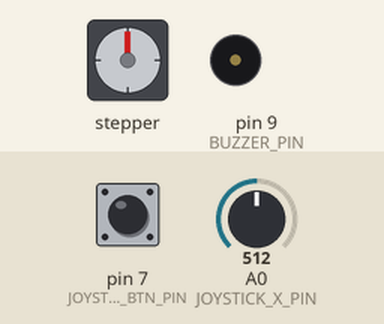
Simulated run of this sketch. Board: Arduino Uno, built with avr-gcc and run on an emulated ATmega328P. Parts: stepper motor, buzzer (waves = sounding). Wiring (inferred from the names in the program): stepper motor driver (200 steps per turn assumed): step pin 2; direction pin 3; enable pin 4. The inputs (shaded band) are chosen by the test bench; at power-on: A0 (JOYSTICK_X_PIN) = 512, pin 7 (JOYSTICK_BTN_PIN) HIGH.

Above: at 1.2 s.
1.3 s: A0 (JOYSTICK_X_PIN) set to 551
2.8 s: A0 (JOYSTICK_X_PIN) set to 563
At 3.25 s:
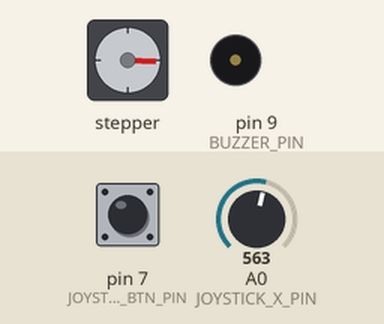
5.8 s: pin 7 (JOYSTICK_BTN_PIN) pulled LOW for 0.15 s
At 5.95 s:
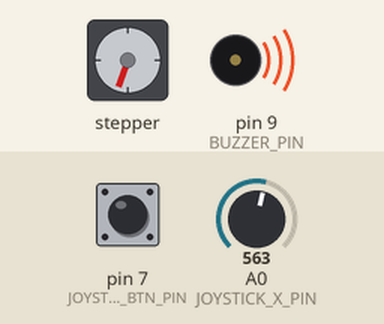
8.8 s: pin 7 (JOYSTICK_BTN_PIN) pulled LOW for 1 s
At 8.96 s:
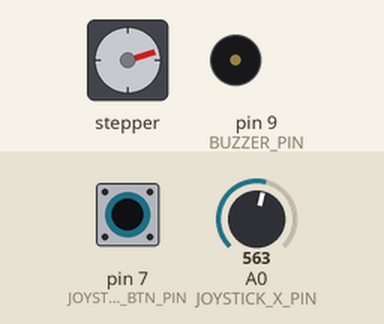
11.8 s: pin 7 (JOYSTICK_BTN_PIN) pulled LOW for 0.15 s
At 11.96 s:
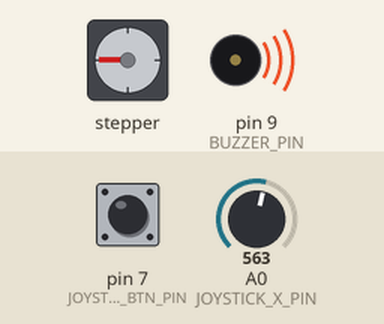
14.9 s: A0 (JOYSTICK_X_PIN) set to 716
Timing chart, 0 to 24.4 s (numbered marks = the images above; inputs shaded):
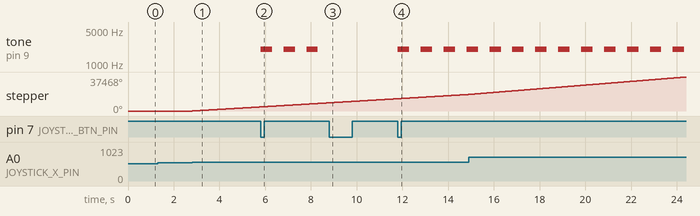

The sketch:

main.ino
```cpp
/**
 * @file main.ino
 * @brief Controls a stepper motor with a joystick and features an adjustable zero position.
 *
 * This code allows for precise control of a stepper motor using a joystick.
 * It has two modes of operation, toggled by the joystick's built-in button:
 *
 * 1. RUN MODE:
 * - The motor's movement is restricted between a defined lower and upper 50bound.
 * - The position is tracked and printed to the Serial Monitor.
 *
 * 2. ADJUST MODE:
 * - The motor can move freely without any software limits.
 * - The Arduino's built-in LED will blink periodically to indicate this mode is active.
 * - The position is not tracked. This mode is used to manually move the motor
 * to a physical starting point or "zero" position.
 *
 * Switching from ADJUST MODE back to RUN MODE sets the current physical position
 * of the motor as the new logical zero (0) for position tracking.
 *
 * Hardware:
 * - Arduino or compatible microcontroller
 * - TB6600 Stepper Motor Driver
 * - Stepper Motor
 * - Joystick with a push-button
 */

// --- Pin Macros ---
// TB6600 Driver Pins
#define STEP_PIN 2   // PUL+ pin
#define DIR_PIN 3    // DIR+ pin
#define EN_PIN 4     // ENA+ pin
#define BUZZER_PIN 9 // buzzer Pin

// Joystick Pins
#define JOYSTICK_X_PIN A0  // VRx pin for X-axis movement
#define JOYSTICK_BTN_PIN 7 // SW pin for the push-button

// --- Control Variables ---
int _stepDelay = 0;                 // Delay in microseconds between steps (lower is faster)
long _currentPosition = 0;          // Tracks the motor's position in steps during RUN MODE
int _joystickValue = 0;             // Raw analog value from the joystick
bool _adjustMode = false;           // Start in RUN MODE by default
bool _buttonPreviouslyPressed = false;        // Was the button previously pressed
bool _beep = false;
unsigned long _lastBeepTime = 0;

// --- Constants ---
const int centerThreshold = 50;       // Joystick deadzone to prevent drift
const long lowerBound = 0;            // The minimum position in RUN MODE
const long upperBound = 15000;        // The maximum position in RUN MODE (135 degrees)
const long StepDelayMin = 50;         // Value in microseconds
const long StepDelayMax = 500;        // Value in microseconds
const long JoystickCenterValue = 512; // When at neutral the joystick should read in 512
const long BeepDelay = 500;           // Length in time of the beeps in milliseconds
const bool PrintInfo = false;         // Print to Serial Monitor

// Helper pre-declarations
void Detect_AdjustMode();
void Handle_AdjustMode();
void HandleJoystick();
void DisplayPositionInformation();
void TakeStep(int stepDelay, bool clockwise);

void setup() {
  // Initialize serial communication for debugging
  if (PrintInfo)
  {
    Serial.begin(9600);
    Serial.println("Stepper motor controller starting up...");
  }

  // Configure pin modes
  pinMode(STEP_PIN, OUTPUT);
  pinMode(DIR_PIN, OUTPUT);
  pinMode(EN_PIN, OUTPUT);
  pinMode(BUZZER_PIN, OUTPUT);
  pinMode(JOYSTICK_BTN_PIN, INPUT_PULLUP); // Use internal pull-up resistor for the button

  // Disable the driver by default (HIGH signal disables it on many common drivers)
  digitalWrite(EN_PIN, HIGH);

  if (PrintInfo)
  {
    Serial.println("✅ RUN MODE active. Position is bounded.");
  }
}

void loop() {
  Detect_AdjustMode();
  Handle_AdjustMode();
  HandleJoystick();
  DisplayPositionInformation();
}

void Detect_AdjustMode()
{
  bool buttonPressed = digitalRead(JOYSTICK_BTN_PIN) == LOW;
  if (buttonPressed && !_buttonPreviouslyPressed)
  {
    _buttonPreviouslyPressed = true;
    _adjustMode = !_adjustMode; // Toggle the mode

    if (_adjustMode)
    {
      Serial.println("\n⚙️ ADJUST MODE ON. Motor is now free. Move to your desired zero position and press the button.\n");
    }
    else
    {
      // When exiting adjust mode, reset the position to establish the new zero.
      _currentPosition = 0;
      if (PrintInfo)
      {
        Serial.println("\n✅ RUN MODE ON. Current position is now 0. Movement is bounded.\n");
      }
      _beep = false;
    }
  }
  else if (!buttonPressed)
  {
    _buttonPreviouslyPressed = false;
  }
  if (!_adjustMode)
  {
    noTone(BUZZER_PIN);
  }
}

void Handle_AdjustMode()
{
  if (_adjustMode) {
    if (!_beep && (millis() - _lastBeepTime > BeepDelay)) {
      _lastBeepTime = millis();
      tone(BUZZER_PIN, 2000); // Send 1KHz sound signal
      _beep = true;
    }
    if (_beep && (millis() - _lastBeepTime > BeepDelay)) {
      _lastBeepTime = millis();
      noTone(BUZZER_PIN);
      _beep = false;
    }
  }
}

void HandleJoystick()
{
  _joystickValue = analogRead(JOYSTICK_X_PIN) - JoystickCenterValue; // offset to account for center position. Possible values are between 0 and 1024
  if (abs(_joystickValue) > centerThreshold) {
    bool clockwise = (_joystickValue > 0);
    int abs_joystickValue = abs(_joystickValue);

    // Map the joystick's position to a step delay.
    // Further from center = smaller delay = faster speed.
    _stepDelay = map(abs_joystickValue, centerThreshold, JoystickCenterValue, StepDelayMax, StepDelayMin);

    if (_adjustMode) {
      TakeStep(_stepDelay, clockwise);
    } else {
      if ((clockwise && _currentPosition < upperBound) || (!clockwise && _currentPosition > lowerBound)) {
        TakeStep(_stepDelay, clockwise);
        _currentPosition += (clockwise ? 1 : -1);
      }
      else
      {
        if (digitalRead(EN_PIN) == LOW)
        {
          digitalWrite(EN_PIN, HIGH); // Disable motor when not moving
        }
      }
    }
  }
  else
  {
    if (digitalRead(EN_PIN) == LOW)
    {
      digitalWrite(EN_PIN, HIGH); // Disable motor when not moving
    }
  }
}

void DisplayPositionInformation()
{
  // Only print when the motor is stationary to prevent Serial commands
  // from interrupting the step pulses, which causes buggy rotation.
  static unsigned long lastPrint = 0;
  if (PrintInfo)
  {
    if (abs(_joystickValue) <= centerThreshold) {
      if (millis() - lastPrint > 250) {
        lastPrint = millis();
        Serial.print(_adjustMode ? "[ADJUST MODE] " : "[RUN MODE]    ");
        Serial.print("Position: ");
        if (_adjustMode) {
          Serial.println("UNTRACKED");
        } else {
          Serial.println(_currentPosition);
        }
      }
    }
  }
}

void TakeStep(int stepDelay, bool clockwise)
{
  // Enable motor and set direction
  digitalWrite(EN_PIN, LOW);
  digitalWrite(DIR_PIN, clockwise ? HIGH : LOW);

  // Create a pulse to trigger one step
  digitalWrite(STEP_PIN, HIGH);
  delayMicroseconds(stepDelay);
  digitalWrite(STEP_PIN, LOW);
  delayMicroseconds(stepDelay);
}
```

Measured:
- the behaviour switches between 562 and 563 on A0 (JOYSTICK_X_PIN) (found by bisection; images 0 and 1)
- after the input at 1.3 s, every drawn part: stays the same
- after the input at 2.8 s, stepper: keeps turning clockwise at about 1506°/s, starting at once
- after the input at 5.8 s, tone on pin 9 (BUZZER_PIN): alternates 2000 Hz for 0.50 s and silent for 0.50 s, starting at once
- after the input at 8.8 s, tone on pin 9 (BUZZER_PIN): stops changing and stays silent
- after the input at 11.8 s, tone on pin 9 (BUZZER_PIN): alternates 2000 Hz for 0.50 s and silent for 0.50 s, starting at once
